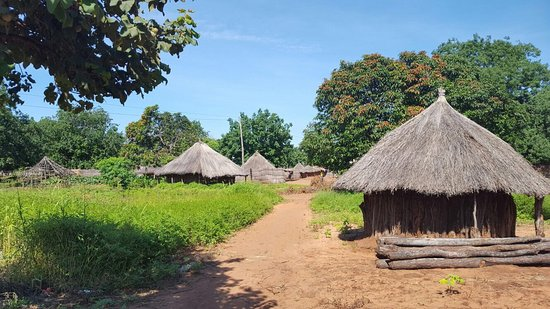
#> input picture opencv/photo1.jpg, 550 x 309 px
$ python 5_crop.py
#> lines starting #> are read from the running program, lines starting #| are printed output that depends on the picture
# Cropping

import numpy as np
import argparse
import cv2

# Consturct the argument parse and parse the arguments
ap = argparse.ArgumentParser()
ap.add_argument("-i", "--image", type=str, default="photo1.jpg", help = "path to the input image")
args = vars(ap.parse_args())

image = cv2.imread(args['image'])
#> image is the input picture: shape (309, 550, 3); mean B, G, R 114.3, 127.3, 118.4
image = cv2.resize(image, (500, 300))
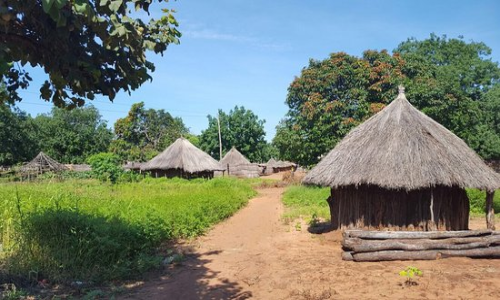
#> image: shape (300, 500, 3); mean B, G, R 114.2, 127.2, 118.3

print(image.shape)
#| (300, 500, 3)

cv2.imshow("Original", image)

print(image.shape)
#| (300, 500, 3)
face = image[0:175,200:350]
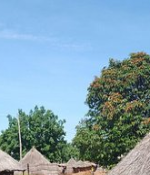
#> face: shape (175, 150, 3); mean B, G, R 175.4, 160.3, 129.5
cv2.imshow("Face", face)
cv2.waitKey(0)
